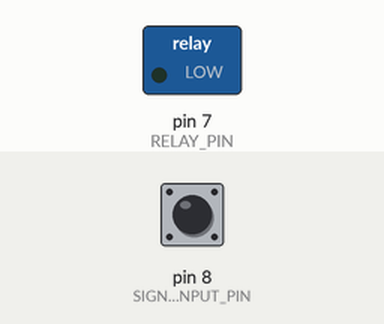
Simulated run of this sketch. Board: Arduino Uno, built with avr-gcc and run on an emulated ATmega328P. On the bench: switched loads named in the sketch (green lamp = pin HIGH). Inputs (shaded band) come from the test bench; at power-on: pin 8 (SIGNAL_INPUT_PIN) HIGH. What the sketch prints to the serial monitor is not drawn.

Above: at 0.2 s.
Timing chart, 0 to 1.7 s (numbered marks = the images above):
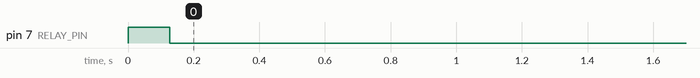

Measured:
- by itself, pin 7 (RELAY_PIN): HIGH → LOW at 0.13 s

The sketch:

uno-keypad-sms.ino
```cpp
// Arduino 2 - Relay Controller
// Receives alert signal from Arduino 1 (LoRa receiver) and activates relay
//
// Wiring: Signal Input from Arduino 1
// -----------------------------------------
// D8 (INPUT) -> Arduino 1 D8 (OUTPUT)
// GND        -> Arduino 1 GND (COMMON GROUND REQUIRED!)
//
// Wiring: 5V Single Channel Relay Module
// -----------------------------------------
// VCC  -> 5V
// GND  -> GND
// IN   -> D7 (relay signal pin)
//
// NOTE: Most relay modules are ACTIVE LOW:
//       - Write LOW to turn relay ON
//       - Write HIGH to turn relay OFF
//       Check your relay module datasheet!

#define SIGNAL_INPUT_PIN  8   // Signal from Arduino 1
#define RELAY_PIN         7   // Relay control pin

// Relay type configuration
// Set to true if your relay is ACTIVE HIGH (LOW = OFF, HIGH = ON)
// Set to false if your relay is ACTIVE LOW (LOW = ON, HIGH = OFF) - most common
#define RELAY_ACTIVE_HIGH false

// State variables
bool alertActive = false;
bool relayState = false;

void setup() {
  // Configure pins
  pinMode(SIGNAL_INPUT_PIN, INPUT_PULLUP);
  pinMode(RELAY_PIN, OUTPUT);

  // Initialize relay to OFF state
  setRelayState(false);

  // Setup serial for debugging
  Serial.begin(9600);
  delay(100);

  Serial.println(F("Arduino 2 - Relay Controller"));
  Serial.println(F("----------------------------"));
  Serial.println(F("Waiting for alert signal..."));
  Serial.println();
}

void loop() {
  // Read signal from Arduino 1 (non-blocking)
  int signalState = digitalRead(SIGNAL_INPUT_PIN);

  // Check if alert signal received (latch ON, never turn OFF)
  if (signalState == HIGH && !alertActive) {
    // Alert detected - turn ON relay and KEEP IT ON
    alertActive = true;
    setRelayState(true);

    Serial.println();
    Serial.println(F("*** ALERT SIGNAL RECEIVED! ***"));
    Serial.println(F("Relay: ON (LATCHED)"));
    Serial.println(F("Relay will stay ON until reset"));
    Serial.println(F("******************************"));
    Serial.println();
  }

  // Note: Relay stays ON even if CLEAR is received
  // To turn OFF: reset Arduino or power cycle

  // Small delay to avoid excessive polling
  delay(50);
}

// Set relay state accounting for ACTIVE_HIGH or ACTIVE_LOW configuration
void setRelayState(bool state) {
  relayState = state;

  if (RELAY_ACTIVE_HIGH) {
    // Active HIGH: true = HIGH (ON), false = LOW (OFF)
    digitalWrite(RELAY_PIN, state ? HIGH : LOW);
  } else {
    // Active LOW: true = LOW (ON), false = HIGH (OFF)
    digitalWrite(RELAY_PIN, state ? LOW : HIGH);
  }
}
```
